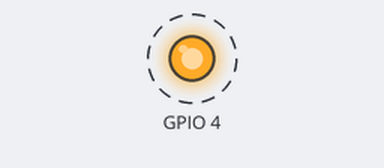
Recording of a program running on a simulated Raspberry Pi (BCM pin numbers). On the bench: output pins drawn as LEDs (lit = HIGH). Dashed ring = blinking.

Above: at 0.2 s.
Timing chart, 0 to 3.0 s (numbered marks = the images above):
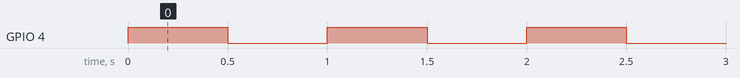

The program:

blink.py
```python
import RPi.GPIO as GPIO
import time

#setup Pi Mode
GPIO.setmode(GPIO.BCM)

#set pin 4 as output pin
GPIO.setup(4, GPIO.OUT)

blinktime = .5
while True:
	GPIO.output(4, GPIO.HIGH)
	time.sleep(blinktime)
	GPIO.output(4, GPIO.LOW)
	time.sleep(blinktime)
```

Measured:
- by itself, GPIO 4: alternates HIGH for 0.50 s and LOW for 0.50 s
